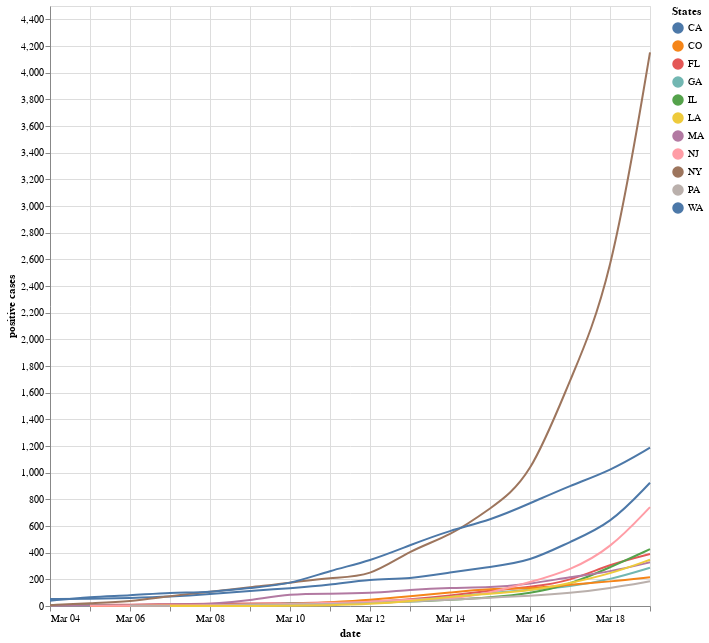

The cell this chart's notebook holds for it:
### Markdown cell above
### Plots by state and quantile

You can mouse over for numbers, but might want to log transform to get the scale a little easier to read


Apparently NY is really killing it...

### Code cell
plot_positive_by_quantile(states_agg, 'fifth')

### Figure 1 — Vega-Lite specification as saved in the notebook (floating-point values rounded to 4 significant figures; data arrays with more than 128 entries replaced by an {"elided": "..."} marker saying what was removed)
{"config": {"view": {"continuousWidth": 400, "continuousHeight": 300}}, "layer": [{"mark": {"type": "line", "interpolate": "basis"}, "encoding": {"color": {"type": "nominal", "field": "state", "legend": {"title": "States"}}, "x": {"type": "temporal", "axis": {"format": "%b %d"}, "field": "date"}, "y": {"type": "quantitative", "field": "positive", "title": "positive cases"}}}, {"mark": "point", "encoding": {"opacity": {"value": 0}, "x": {"type": "temporal", "field": "date"}}, "selection": {"selector001": {"type": "single", "nearest": true, "on": "mouseover", "fields": ["date"], "empty": "none"}}}, {"mark": "point", "encoding": {"color": {"type": "nominal", "field": "state", "legend": {"title": "States"}}, "opacity": {"condition": {"value": 1, "selection": "selector001"}, "value": 0}, "x": {"type": "temporal", "axis": {"format": "%b %d"}, "field": "date"}, "y": {"type": "quantitative", "field": "positive", "title": "positive cases"}}}, {"mark": {"type": "rule", "color": "gray"}, "encoding": {"x": {"type": "temporal", "field": "date"}}, "transform": [{"filter": {"selection": "selector001"}}]}, {"mark": {"type": "text", "align": "left", "dx": 5, "dy": -5}, "encoding": {"color": {"type": "nominal", "field": "state", "legend": {"title": "States"}}, "text": {"condition": {"type": "quantitative", "field": "positive", "selection": "selector001"}, "value": " "}, "x": {"type": "temporal", "axis": {"format": "%b %d"}, "field": "date"}, "y": {"type": "quantitative", "field": "positive", "title": "positive cases"}}}, {"mark": {"type": "text", "align": "right", "dx": -5, "dy": -5}, "encoding": {"color": {"type": "nominal", "field": "state", "legend": {"title": "States"}}, "text": {"condition": {"type": "nominal", "field": "state", "selection": "selector001"}, "value": " "}, "x": {"type": "temporal", "axis": {"format": "%b %d"}, "field": "date"}, "y": {"type": "quantitative", "field": "positive", "title": "positive cases"}}}], "data": {"name": "data-a46d457be575809b919ca3cd6f5d7eaa"}, "height": 600, "width": 600, "$schema": "https://vega.github.io/schema/vega-lite/v4.0.2.json", "datasets": {"data-a46d457be575809b919ca3cd6f5d7eaa": {"elided": "169 records"}}}
